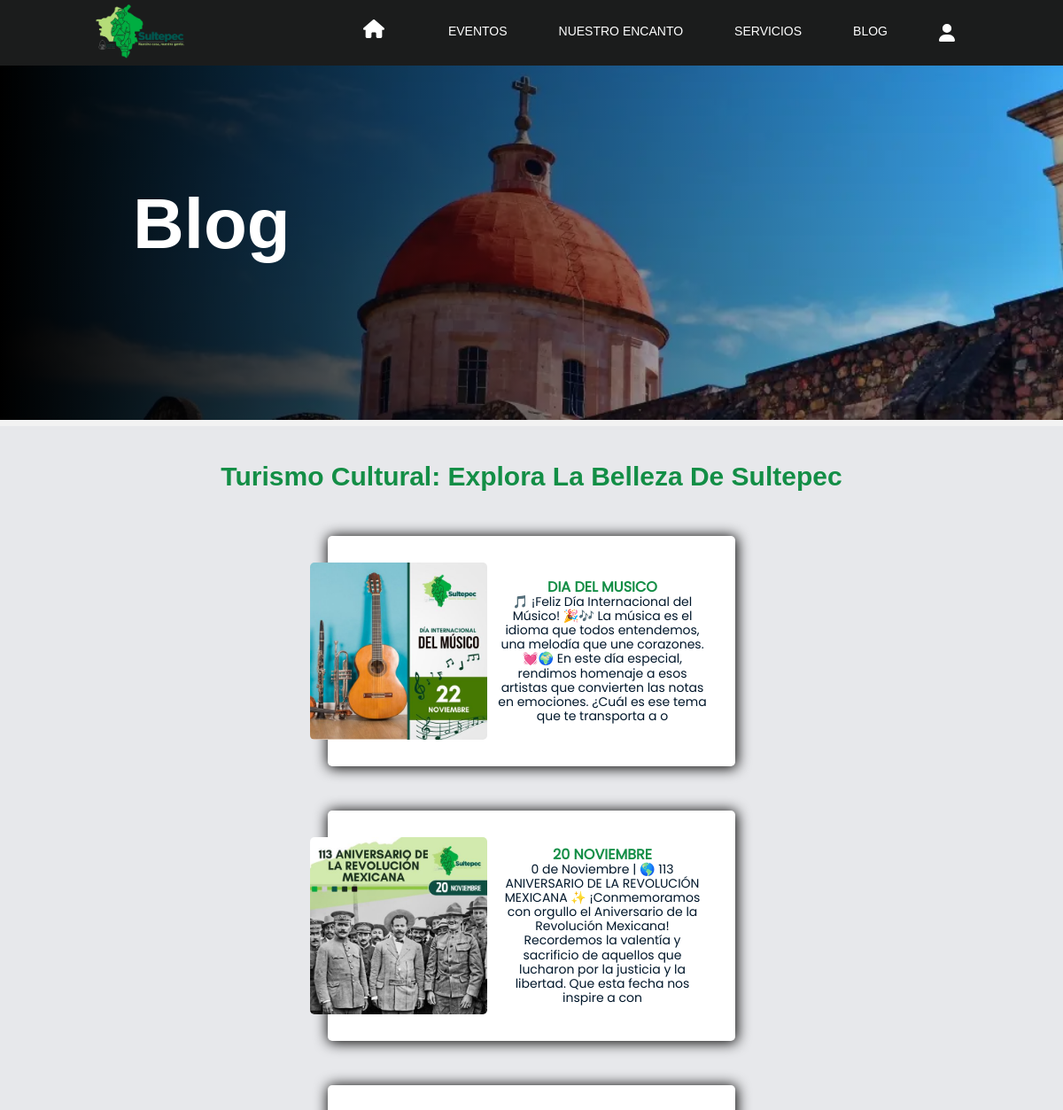
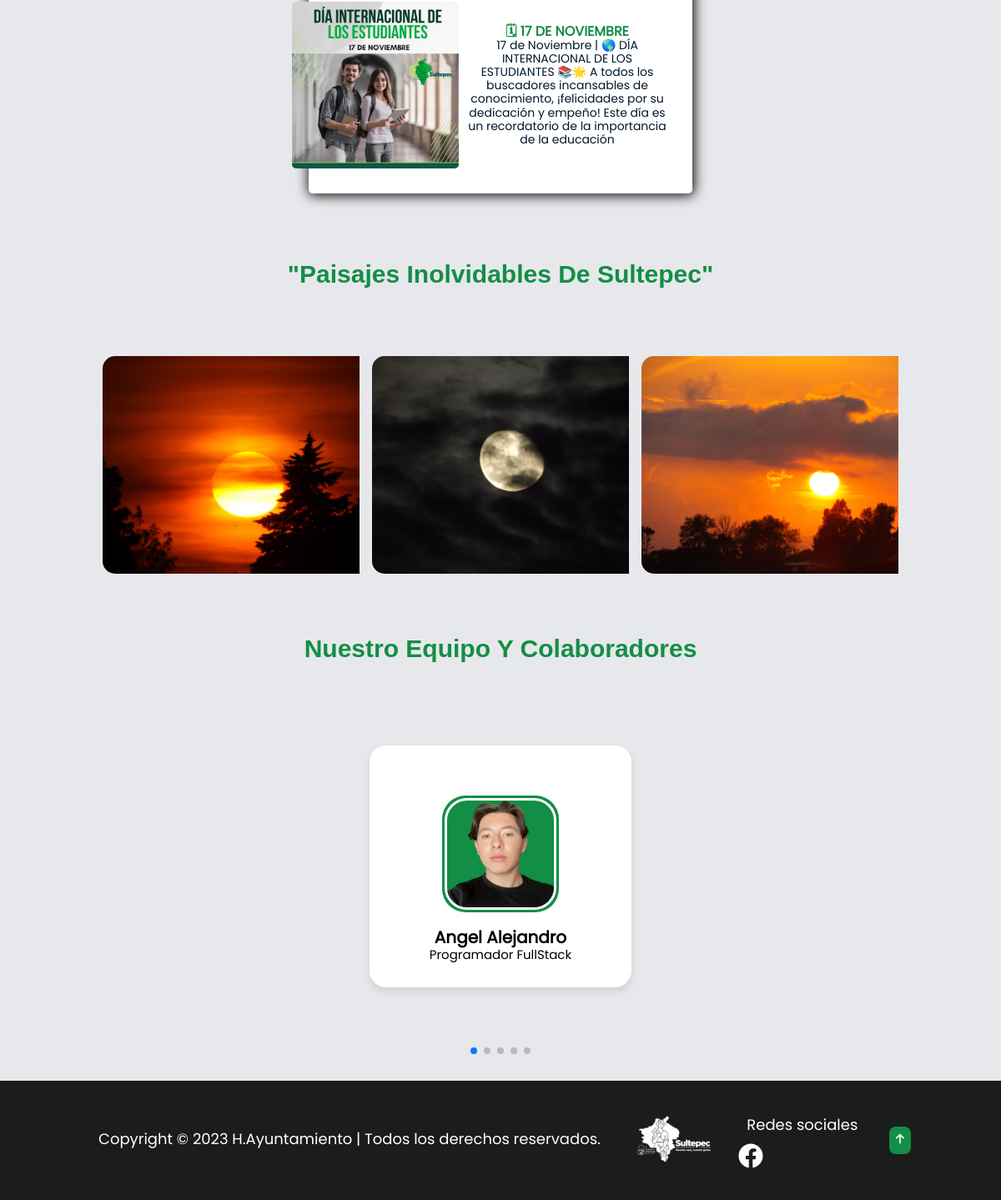
/public/blog.php, run on the app's committed database (2 pictures, top to bottom).
### tables this page shows
CREATE TABLE
    blog (
        id INT AUTO_INCREMENT PRIMARY KEY,
        title VARCHAR(255),
        description VARCHAR(512),
        date TIMESTAMP,
        image VARCHAR(3000)
    );

### public/blog.php (the view, shortened to what this page needs)
<?php
require "../admin/config/database.php";
require "../partials/header.php";
require "../partials/navbar.php";
$query = $conn->prepare("SELECT * FROM blog");
$query->execute();
$blogs = $query->fetchAll(PDO::FETCH_ASSOC);
?>
<link rel="stylesheet" href="../assets/css/blog.css" type="text/css">
<link rel="stylesheet" href="https://unpkg.com/swiper/swiper-bundle.min.css" />
</head>
<body id="scroll-top">
  <div class="container-front-page">
    <div class="degraded"></div>
    <div class="title-front-page">
      <h1>Blog</h1>
    </div>
    <img src="../admin/assets/imgBlog/front-page.webp" alt="Imagen del portada al blog" title="Blog Portada"
      class="image-front-page">
  </div>
  <section id="blog">
    <h2 class="title-index">Turismo Cultural: Explora la Belleza de Sultepec</h2>
    <article class="contend-info">
      <div class="container-cards-dynamic">
        <?php foreach ($blogs as $blog) { ?>
        <div class="card-dynamic">
          <img src="../admin/assets/imgBlog/<?php echo $blog['image'] ?>" alt="<?php echo $blog['title'] ?>" title="
            <?php echo $blog['title'] ?>" />
          <div>
            <h2 class=" text-dynamic"><?php echo $blog['title'] ?></h2>
            <p class="paragraph-dynamic"><?php echo $blog['description'] ?></p>
          </div>
        </div>
        <?php } ?>
      </div>
    </article>
    <article>
      <h2 class="title-index">"Paisajes Inolvidables de Sultepec"</h2>
      <div class="landscape-container">
        <div class="card__container">
          <article class="card__article">
            <img src="../admin/assets/imgBlog/puesta-de-sol.jpg" alt="" title="" class=" card__img" />
          </article>
          <article class="card__article">
            <img src="../admin/assets/imgBlog/noche.jpg" alt="image" title="" class="card__img">
          </article>
          <article class="card__article">
            <img src="../admin/assets/imgBlog/puesta-de-sol-2.jpg" alt="image" class="card__img">
          </article>
        </div>
      </div>
    </article>
    <h2 class="title-index">Nuestro Equipo y Colaboradores</h2>
    <section class="colaborations">
      <div class="swiper mySwiper container-colaborations">
        <div class="swiper-wrapper content-colaborations">
           <div class="swiper-slide card-colaborations">
            <div class="card-content-colaborations">
              <div class="image-colaborations">
                <img src="../admin/assets/imgBlog/CECYTEM-IMG.jpg" alt="">
              </div>
              <div class="name-profession">
                <span class="name">Cecytem Plantel Sultepec</span>
                <span class="profession">Institución</span>
              </div>
            </div>
          </div>
          <div class="swiper-slide card-colaborations">
            <div class="card-content-colaborations">
              <div class="image-colaborations">
                <img src="../admin/assets/imgBlog/Angel-colab.webp" alt="">
              </div>
              <div class="name-profession">
                <span class="name">Angel Alejandro</span>
                <span class="profession">Programador FullStack</span>
              </div>
            </div>
          </div>
          <div class="swiper-slide card-colaborations">
            <div class="card-content-colaborations">
              <div class="image-colaborations">
                <img src="../admin/assets/imgBlog/Lizandro-colab.png" alt="">
              </div>
              <div class="name-profession">
                <span class="name">Lizandro Antonio Santos</span>
                <span class="profession">Programador BackEnd</span>
              </div>
            </div>
          </div>
        </div>
      </div>
      <div class="swiper-button-next"></div>
      <div class="swiper-button-prev"></div>
      <div class="swiper-pagination"></div>
    </section>
  </section>
  <?php require "../partials/footer.php" ?>

### assets/css/superglobals.css (style rules this page uses)
:root { --background-color:#f2f2f2ff; --color-secundary:#138e46; --background-secundary:#e7e8eb; --title-navbar:#fff; --background-navbar:#1b1c1c; --background-footer:#1b1c1c; --background-form:#1b1c1c; --color-titles:#138e46; --color-text:#00172bff; --color-text-secundary:#fff; --font-family:'Poppins', sans-serif; --font-primary:'Gotham', sans-serif; --title-size: 4.6rem; --subtitles-size:3rem; --font-size: 1.8rem; --standard-padding:2rem 9%; --first-color: hsl(82, 60%, 28%); --title-color: hsl(0, 0%, 15%); --text-color: hsl(0, 0%, 35%); --container-color: hsl(0, 0%, 100%); --h2-font-size: 1.25rem; --small-font-size: .813rem; }
.title-index { color: var(--color-titles); font-size: 3rem; padding: var(--standard-padding); text-align: center; font-family: var(--font-primary); margin-bottom: 1rem; text-transform: capitalize; }
@media (max-width: 1200px) { html { font-size: 55%; } }

### assets/css/front-page.css (style rules this page uses)
.container-front-page { position: relative; width: 100%; height: 100%; overflow: hidden; top: 73px; margin-bottom: 8rem; }
.title-front-page { color: #fff; font-family: var(--font-primary); text-align: right; display: flex; align-items: center; justify-content: center; height: 90%; font-size: 4rem; margin-left: 15rem; position: absolute; z-index: 1; }
.degraded { position: absolute; top: 0; left: 0; width: 100%; height: 100%; background: linear-gradient(to left, transparent, rgb(0, 0, 0)); z-index: 1; }
.image-front-page { width: 100%; height: 150%; object-fit: cover; display: block; z-index: 2; }

### data on the page
blog: image (picture), title "DIA DEL MUSICO", description "🎵 ¡Feliz Día Internacional del Músico! 🎉🎶 La música es el idioma que todos entendemos, una melodía que une corazones. 💓🌍 En este día especial, rendimos homenaje a esos artistas que convierten las notas en emociones. ¿Cuál es ese tema que te transporta a o"
blog: image (picture), title "20 NOVIEMBRE", description "0 de Noviembre | 🌎 113 ANIVERSARIO DE LA REVOLUCIÓN MEXICANA ✨ ¡Conmemoramos con orgullo el Aniversario de la Revolución Mexicana! Recordemos la valentía y sacrificio de aquellos que lucharon por la justicia y la libertad. Que esta fecha nos inspire a con"
blog: image (picture), title "🗓 17 DE NOVIEMBRE", description "17 de Noviembre | 🌎 DÍA INTERNACIONAL DE LOS ESTUDIANTES 📚🌟 A todos los buscadores incansables de conocimiento, ¡felicidades por su dedicación y empeño! Este día es un recordatorio de la importancia de la educación"
